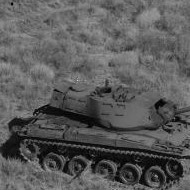
%> input picture tank.jpg, 190 x 190 px
$ octave hist.m   (GNU Octave 9; MATLAB toolbox functions it lacks are replaced by stand-ins)
%> lines starting %> are read from the running program, lines starting %| are printed output that depends on the picture
clc;
clear;
close all;

temp=imread('tank.jpg');
%> temp is the input picture: size 190x190x3 uint8; min 0, max 211, mean 90.5
temp=rgb2gray(temp);
%> temp: size 190x190 uint8
im=imread('tank3.jpg');
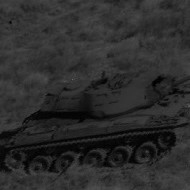
%> input picture tank3.jpg, 190 x 190 px
%> im is the input picture: size 190x190x3 uint8; min 0, max 103, mean 44.4
im=rgb2gray(im);
%> im: size 190x190 uint8
% figure;
% imshow(mat2gray(im));
% title('reference image');

%%pdf
[counts1,binLocations1] = imhist(temp);
%> counts1 = 256 values, max 727 at index 109, min 0 at index 161, mean 141; binLocations1 = 256 values from 0 to 255
sum1=sum(counts1);
%> sum1 = 36100
pdf_temp=counts1/sum1;
%> pdf_temp = 256 values, max 0.0201 at index 109, min 0 at index 161, mean 0.00391
[counts2,binLocations2] = imhist(im);
%> counts2 = 256 values, max 1550 at index 54, min 0 at index 86, mean 141; binLocations2 = 256 values from 0 to 255
sum2=sum(counts2);
%> sum2 = 36100
pdf_im=counts2/sum2;
%> pdf_im = 256 values, max 0.0429 at index 54, min 0 at index 86, mean 0.00391

%%intensity standardization
%template
intensity_sum1=counts1'*binLocations1;
%> intensity_sum1 = 3267064
mean1=intensity_sum1/sum1;
%> mean1 = 90.5
z1=binLocations1-mean1;
%> z1 = 256 values from -90.5 to 164.5
norm1=norm(double(temp(:)-mean1))/190;
%> norm1 = 19.09
z1=z1/norm1;
%> z1 = 256 values from -4.74 to 8.62
%image
intensity_sum2=counts2'*binLocations2;
%> intensity_sum2 = 1603363
mean2=intensity_sum2/sum2;
%> mean2 = 44.41
z2=binLocations2-mean2;
%> z2 = 256 values from -44.41 to 210.6
norm2=norm(double(im(:)-mean2))/190;
%> norm2 = 9.35
z2=z2/norm2;
%> z2 = 256 values from -4.75 to 22.51

%%image standardization
%template
s_temp=(double(temp)-mean1)./norm1;
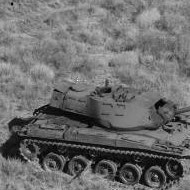
%> s_temp: size 190x190 double; min -4.74, max 6.31, mean -3.4e-16; drawn with min black and max white
%image
s_im=(double(im)-mean2)./norm2;
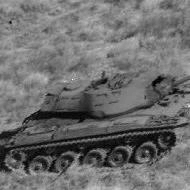
%> s_im: size 190x190 double; min -4.75, max 6.26, mean -1.89e-16; drawn with min black and max white

%%show graphs
%> (the run ends here)
